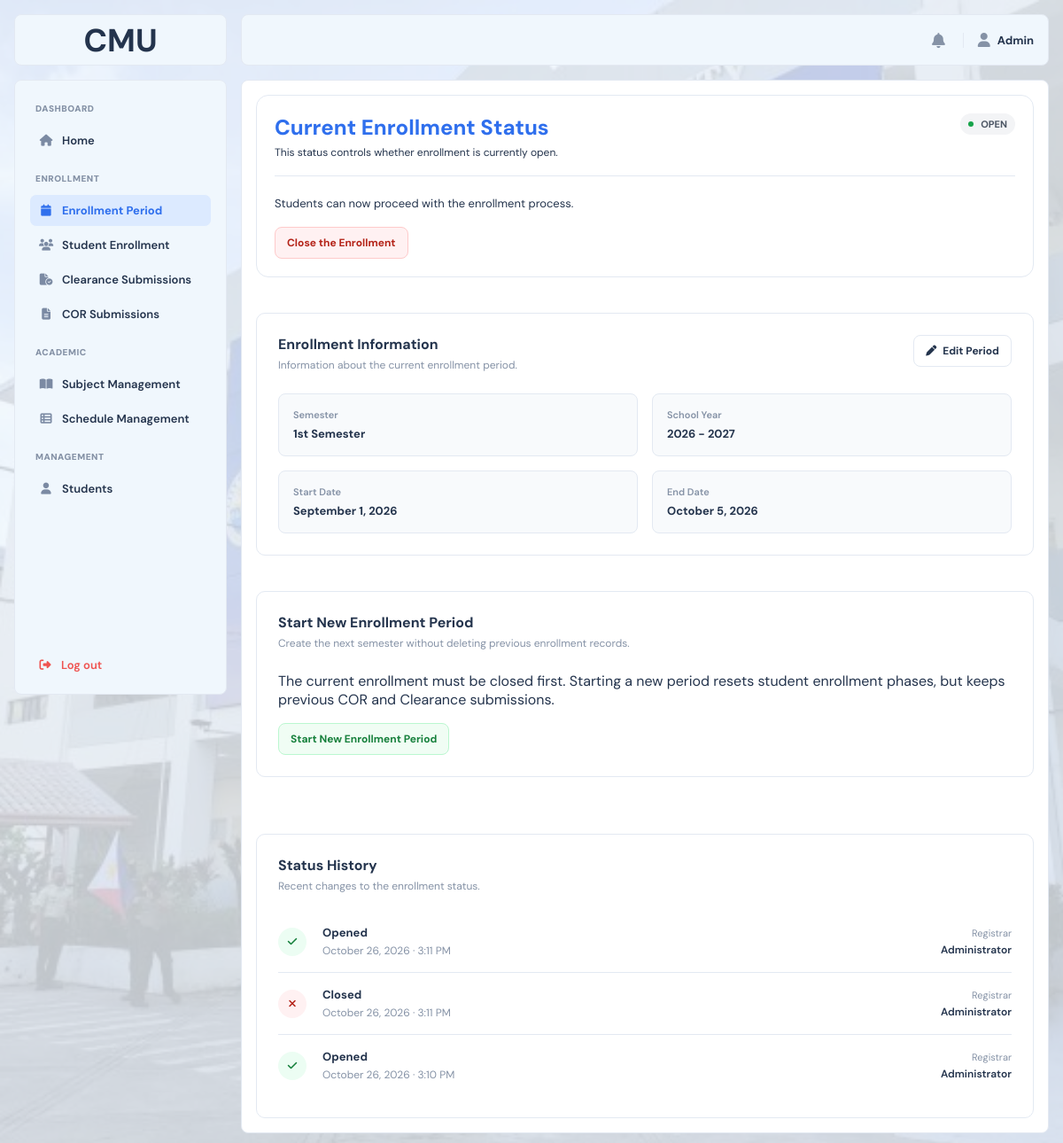
Before: /?page=enrollment_period (signed in) with the older database file.
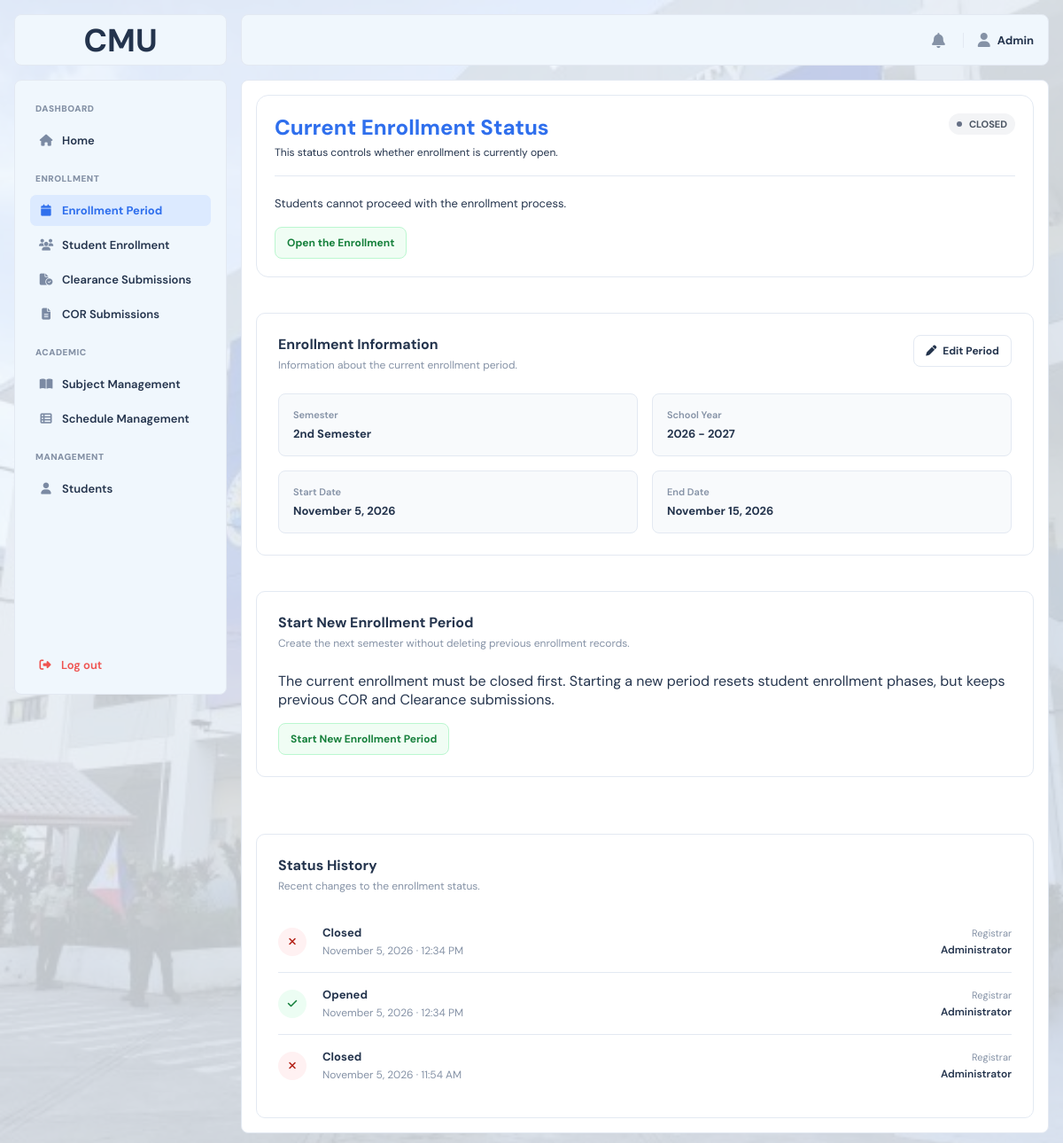
After: the same page with the newer database file.
### tables this page shows
CREATE TABLE `system_settings` (
  `setting_id` int(10) UNSIGNED NOT NULL,
  `enrollment_status` enum('OPEN','CLOSED') NOT NULL DEFAULT 'CLOSED',
  `semester` varchar(50) DEFAULT NULL,
  `school_year` varchar(20) DEFAULT NULL,
  `start_date` date DEFAULT NULL,
  `end_date` date DEFAULT NULL,
  `updated_at` datetime NOT NULL DEFAULT current_timestamp() ON UPDATE current_timestamp()
);

CREATE TABLE `enrollment_status_history` (
  `history_id` int(10) UNSIGNED NOT NULL,
  `status` enum('OPENED','CLOSED') NOT NULL,
  `changed_at` datetime NOT NULL DEFAULT current_timestamp(),
  `changed_by` int(10) UNSIGNED DEFAULT NULL
);

### index.php (called while the page is built, shortened)
<?php
$pages = [
    'home_main' => 'main/home_main.php',
    'course_offering' => 'main/course_offering.php',
    'faculty_evaluation' => 'main/faculty_evaluation.php',
    'evaluation_form' => 'main/evaluation_form.php',
    'clearance_main' => 'main/clearance_main.php',
    'cor' => 'main/cor.php',
    'my_enrollment' => 'main/my_enrollment.php',
    'profile' => 'main/profile.php',
    'admin_home' => 'admin/admin_home.php',
    'enrollment_period' => 'admin/enrollment_period.php',
    'student_enrollment' => 'admin/student_enrollment.php',
    'clearance_submissions' => 'admin/clearance_submissions.php',
    'cor_submissions' => 'admin/cor_submissions.php',
    'course_offerings' => 'admin/course_offerings.php',
    'course_management' => 'admin/course_management.php',
    'student_management' => 'admin/student_management.php',
    'login' => 'auth/login.php',
    'forget' => 'auth/forget.php',
    'verification' => 'auth/verification.php',
    'reset' => 'auth/reset.php',
    'set_password' => 'auth/set_password.php',
    'error404' => 'error/error404.php',
    'maintenance' => 'error/maintenance.php',
    'sample' => 'sample.php',
];
$page = $_GET['page'] ?? 'login';
require FRONTEND_PATH . '/pages/' . $pages[$page];

### frontend/pages/admin/enrollment_period.php (the view, shortened to what the changed rows need)
<?php
$currentPage = 'enrollment_period';
$stmt = $conn->prepare(
    'SELECT
        enrollment_status,
        semester,
        school_year,
        start_date,
        end_date
     FROM system_settings
     WHERE setting_id = 1
     LIMIT 1'
);
$stmt->execute();
$result = $stmt->get_result();
$settings = $result->fetch_assoc();
$enrollmentStatus = $settings['enrollment_status'] ?? 'CLOSED';
$isEnrollmentOpen = $enrollmentStatus === 'OPEN';
$statusClass = $isEnrollmentOpen
    ? 'admin-status-open'
    : 'admin-status-closed';
$history = [];
$result = $conn->query(
    "SELECT
        h.status,
        h.changed_at,
        CASE
            WHEN u.role = 'ADMIN' THEN 'Administrator'
            ELSE COALESCE(u.account_number, 'Unknown')
        END AS changed_by_name
     FROM enrollment_status_history h
     LEFT JOIN users u
        ON u.user_id = h.changed_by
     ORDER BY h.changed_at DESC, h.history_id DESC
     LIMIT 3"
);
while ($row = $result->fetch_assoc()) {
    $history[] = $row;
}
?>
<!DOCTYPE html>
<html lang="en">
<head>
    <link rel="stylesheet"
          href="<?= BASE_URL ?>frontend/assets/css/main.css">
    <link rel="stylesheet"
          href="<?= BASE_URL ?>frontend/assets/css/admin.css">
    <link rel="stylesheet"
          href="https://cdnjs.cloudflare.com/ajax/libs/font-awesome/6.5.2/css/all.min.css">
</head>
<body>
<div class="layout">
    <?php require FRONTEND_PATH . 'includes/admin_sidebar.php'; ?>
    <div class="main">
        <div class="content">
            <section class="admin-period-card">
                <div class="admin-period-card-header">
                    <div>
                        <h2>
                            Current Enrollment Status
                        </h2>
                        <p>
                        </p>
                    </div>
                    <span class="admin-status-badge <?= $statusClass ?>">
                        <span class="admin-status-dot"></span>
                        <?= htmlspecialchars(
                            $enrollmentStatus,
                            ENT_QUOTES,
                            'UTF-8'
                        ) ?>
                    </span>
                </div>
                <div class="admin-enrollment-main">
                    <p>
                        <?= $isEnrollmentOpen
                            ? 'Students can now proceed with the enrollment process.'
                            : 'Students cannot proceed with the enrollment process.' ?>
                    </p>
                    <?php if ($isEnrollmentOpen): ?>
                        <button
                            type="button"
                            class="admin-close-enrollment-button"
                            id="openCloseEnrollmentModal">
                            Close the Enrollment
                        </button>
                    <?php else: ?>
                        <button
                            type="button"
                            class="admin-open-enrollment-button"
                            id="openCloseEnrollmentModal">
                            Open the Enrollment
                        </button>
                    <?php endif; ?>
                </div>
            </section>
            <section class="admin-period-info-card">
                <div class="admin-period-info-header">
                    <div>
                        <h2>
                            Enrollment Information
                        </h2>
                    </div>
                </div>
                <div class="admin-period-info-grid">
                    <div class="admin-period-info-item">
                        <span>
                            Semester
                        </span>
                        <strong>
                            <?= htmlspecialchars(
                                $settings['semester'] ?? 'Not set',
                                ENT_QUOTES,
                                'UTF-8'
                            ) ?>
                        </strong>
                    </div>
                    <div class="admin-period-info-item">
                        <span>
                            School Year
                        </span>
                        <strong>
                            <?= htmlspecialchars(
                                $settings['school_year'] ?? 'Not set',
                                ENT_QUOTES,
                                'UTF-8'
                            ) ?>
                        </strong>
                    </div>
                    <div class="admin-period-info-item">
                        <span>
                            Start Date
                        </span>
                        <strong>
                            <?= !empty($settings['start_date'])
                                ? date(
                                    'F j, Y',
                                    strtotime($settings['start_date'])
                                )
                                : 'Not set' ?>
                        </strong>
                    </div>
                    <div class="admin-period-info-item">
                        <span>
                            End Date
                        </span>
                        <strong>
                            <?= !empty($settings['end_date'])
                                ? date(
                                    'F j, Y',
                                    strtotime($settings['end_date'])
                                )
                                : 'Not set' ?>
                        </strong>
                    </div>
                </div>
            </section>
            <section class="admin-period-info-card" style="margin-bottom:24px">
                <div class="admin-period-info-header"><div><h2>Start New Enrollment Period</h2><p>Create the next semester without deleting previous enrollment records.</p></div></div>
            </section>
            <section class="admin-history-card">
                <div class="admin-history-header">
                    <div>
                        <h2>Status History</h2>
                    </div>
                </div>
                <div class="admin-history-list">
                    <?php if (empty($history)): ?>
                        <div class="admin-history-empty">
                            No enrollment status history yet.
                        </div>
                    <?php else: ?>
                        <?php foreach ($history as $item): ?>
                            <?php
                            $isOpened = $item['status'] === 'OPENED';
                            $historyStatus = $isOpened
                                ? 'Opened'
                                : 'Closed';
                            $historyClass = $isOpened
                                ? 'admin-history-opened'
                                : 'admin-history-closed';
                            $historyDate = date(
                                'F j, Y',
                                strtotime($item['changed_at'])
                            );
                            $historyTime = date(
                                'g:i A',
                                strtotime($item['changed_at'])
                            );
                            ?>
                            <div class="admin-history-item">
                                <div class="admin-history-icon <?= $historyClass ?>">
                                    <?php if ($isOpened): ?>
                                        <i class="fa-solid fa-check"></i>
                                    <?php else: ?>
                                        <i class="fa-solid fa-xmark"></i>
                                    <?php endif; ?>
                                </div>
                                <div class="admin-history-content">
                                    <strong>
                                        <?= $historyStatus ?>
                                    </strong>
                                    <span>
                                        <?= $historyDate ?>
                                        ·
                                        <?= $historyTime ?>
                                    </span>
                                </div>
                                <div class="admin-history-admin">
                                    <span>Registrar</span>
                                    <strong>
                                        <?= htmlspecialchars(
                                            $item['changed_by_name'],
                                            ENT_QUOTES,
                                            'UTF-8'
                                        ) ?>
                                    </strong>
                                </div>
                            </div>
                        <?php endforeach; ?>
                    <?php endif; ?>
                </div>
            </section>
        </div>
    </div>
</div>
</body>
</html>

### frontend/includes/admin_sidebar.php (shortened to what the changed rows need)
<?php
if (!function_exists('e')) {
    function e($value)
    {
        return htmlspecialchars(
            (string) $value,
            ENT_QUOTES,
            'UTF-8'
        );
    }
}
$currentPage = $currentPage ?? '';
$sidebarPagesUrl = BASE_URL;
$sidebarMenu = [
    [
        'title' => 'Enrollment',
        'items' => [
            ['key' => 'enrollment_period', 'label' => 'Enrollment Period', 'icon' => 'fa-calendar', 'link' => '?page=enrollment_period'],
            ['key' => 'student_enrollment', 'label' => 'Student Enrollment', 'icon' => 'fa-users', 'link' => '?page=student_enrollment'],
            ['key' => 'clearance_submissions', 'label' => 'Clearance Submissions', 'icon' => 'fa-file-circle-check', 'link' => '?page=clearance_submissions'
            ],
            ['key' => 'cor_submissions', 'label' => 'COR Submissions', 'icon' => 'fa-file-lines', 'link' => '?page=cor_submissions'],
        ],
    ],
    [
        'title' => 'Academic',
        'items' => [
            ['key' => 'course_management',     'label' => "Subject Management",  'icon' => 'fa-book-open', 'link' => '?page=course_management'],
            ['key' => 'course_offerings',     'label' => "Schedule Management",  'icon' => 'fa-table-list', 'link' => '?page=course_offerings'],
        ],
    ],
    [
        'title' => 'Management',
        'items' => [
            ['key' => 'student_management',  'label' => 'Students', 'icon' => 'fa-user', 'link' => '?page=student_management'],
        ],
    ],
];
?>
<aside class="sidebar" id="sidebar">
    <nav class="menu">
        <p class="menu-title">Dashboard</p>
        <a href="<?= e($sidebarPagesUrl) ?>?page=admin_home" class="menu-link <?= $currentPage === 'admin_home' ? 'active' : '' ?>">
            <i class="fa-solid fa-house"></i>
            Home
        </a>
        <?php foreach ($sidebarMenu as $section): ?>
            <p class="menu-title"><?= e($section['title']) ?></p>
            <?php foreach ($section['items'] as $item): ?>
                <a href="<?= e($sidebarPagesUrl . $item['link']) ?>"
                   class="menu-link <?= $currentPage === $item['key'] ? 'active' : '' ?>">
                    <i class="fa-solid <?= e($item['icon']) ?>"></i>
                    <?= e($item['label']) ?>
                </a>
            <?php endforeach; ?>
        <?php endforeach; ?>
    </nav>
</aside>

Changed rows visible on the page:
removed enrollment_status_history: status "Opened", changed_at "October 26, 2026", changed_at "3:11 PM", changed_by_name "Administrator"
removed enrollment_status_history: status "Closed", changed_at "October 26, 2026", changed_at "3:11 PM", changed_by_name "Administrator"
removed enrollment_status_history: status "Opened", changed_at "October 26, 2026", changed_at "3:10 PM", changed_by_name "Administrator"
changed system_settings: enrollment_status "OPEN" → "CLOSED"; semester "1st Semester" → "2nd Semester"; start_date "September 1, 2026" → "November 5, 2026"; end_date "October 5, 2026" → "November 15, 2026"
added enrollment_status_history: status "Closed", changed_at "November 5, 2026", changed_at "12:34 PM", changed_by_name "Administrator"
added enrollment_status_history: status "Opened", changed_at "November 5, 2026", changed_at "12:34 PM", changed_by_name "Administrator"
added enrollment_status_history: status "Closed", changed_at "November 5, 2026", changed_at "11:54 AM", changed_by_name "Administrator"
Other visible differences:
text no longer shown: "Students can now proceed with the enrollment process. Close the Enrollment"
text now shown: "Students cannot proceed with the enrollment process. Open the Enrollment"
